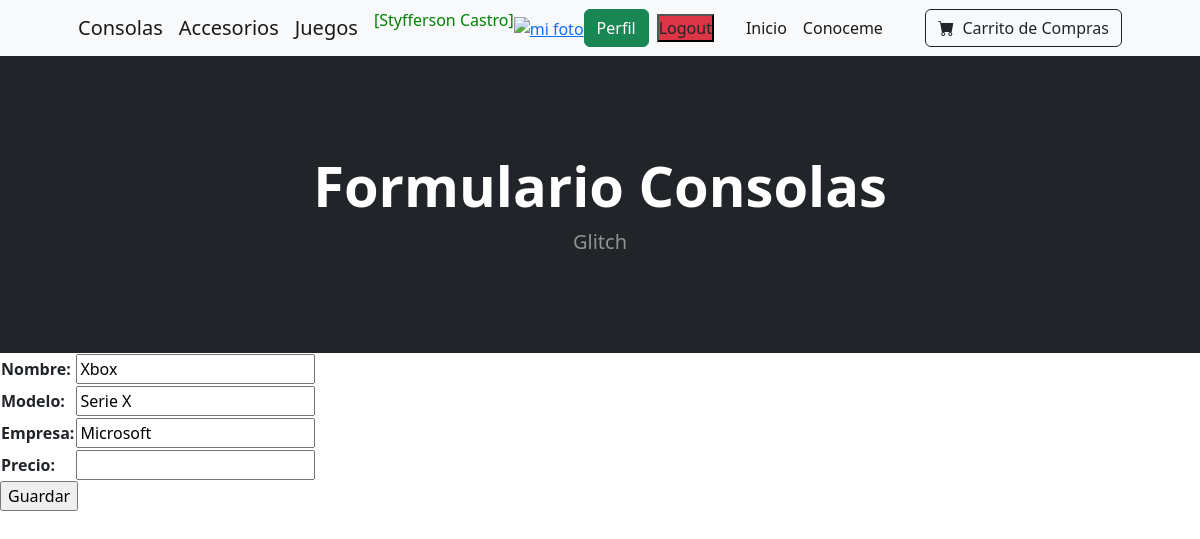
Screenshot of /consolaUpdate/1/ (signed in) with the database file from the repository.
### appgame/models.py (models this page shows, shortened)
class Consolas(models.Model):
    nombre = models.CharField(max_length=50)
    modelo = models.CharField(max_length=50)
    empresa = models.CharField(max_length=50)
    precio = models.IntegerField()
    class Meta:
        verbose_name = "Consala"
        verbose_name_plural = "Consolas"
        ordering = ["-nombre"]

### appgame/views.py (the view)
# urls.py: path('consolaUpdate/<id_consolas>/', consolaUpdate, name="consolaUpdate"),
@login_required
def consolaUpdate(request, id_consolas):
    consolas = Consolas.objects.get(id=id_consolas)
    if request.method == "POST":
        miForm = ConsolaForm(request.POST)
        if miForm.is_valid():
            consolas.nombre = miForm.cleaned_data.get("nombre")
            consolas.empresa = miForm.cleaned_data.get("empresa")
            consolas.modelo = miForm.cleaned_data.get("modelo")
            consolas.save()
            contexto = {"consolas": Consolas.objects.all() }
            return render(request, "appgame/consolas.html", contexto)
    else:
        miForm = ConsolaForm(initial={"nombre": consolas.nombre, "empresa": consolas.empresa, "modelo": consolas.modelo})
    return render(request, "appgame/consolaForm.html", {"form": miForm})

### appgame/forms.py
class ConsolaForm(forms.Form):
    nombre = forms.CharField(max_length=50, required=True)
    modelo = forms.CharField(max_length=50)
    empresa = forms.CharField(max_length=50)
    precio = forms.IntegerField()

### appgame/templates/appgame/consolaForm.html (shortened to what this page needs)
{% extends 'appgame/index.html' %}
{% block titulo %}
<h1 class="display-4 fw-bolder">Formulario Consolas</h1>
<p class="lead fw-normal text-white-50 mb-0">Glitch</p>
{% endblock titulo %}
{% block contenido %}
<form action="" method="post">
    <table>
        {{ form.as_table }}
    </table>
    <input type="submit" value="Guardar">
</form>
{% endblock contenido %}

### appgame/templates/appgame/index.html (shortened to what this page needs)
<!DOCTYPE html>
<html lang="en">
    <head>
        {% load static %}
        <link href="https://cdn.jsdelivr.net/npm/bootstrap-icons@1.5.0/font/bootstrap-icons.css" rel="stylesheet" />
        <link href="{% static 'css/styles.css' %}" rel="stylesheet" />
        <link rel="stylesheet" href="https://cdnjs.cloudflare.com/ajax/libs/font-awesome/6.4.0/css/all.min.css">
    </head>
    <body>
        <nav class="navbar navbar-expand-lg navbar-light bg-light">
            <div class="container px-4 px-lg-5">
            {% if user.is_authenticated %}
                <a class="navbar-brand" href="{% url 'consolas' %}">Consolas</a>
                <a class="navbar-brand" href="{% url 'accesorios' %}">Accesorios</a>
                <a class="navbar-brand" href="{% url 'juegos' %}">Juegos</a>
                <p style="color:green"> [{{user.first_name}} {{user.last_name}}]</p>
                <div class="text-center">
                    <a href="{% url 'agregar_avatar' %}"><img src="{{ request.session.avatar }}" height="40px" weight="40px" alt="mi foto"></a>
                </div>
                <a class="btn btn-success" href="{% url 'perfil' %}">Perfil</a>
                <form method="post" action="{% url 'logout' %}">
                    <button type="submit" class="nav-link bg-danger ms-2">Logout</button>
                </form>
            {% else %}
                <a class="btn btn-primary" href="{% url 'login' %}">Login</a>
                <a class="btn btn-success" href="{% url 'registro' %}">Registrate</a>
                <p style="color:green"> [{{user.first_name}} {{user.last_name}}]</p>
            {% endif %}
                <div class="collapse navbar-collapse" id="navbarSupportedContent">
                    <ul class="navbar-nav me-auto mb-2 mb-lg-0 ms-lg-4">
                        <li class="nav-item"><a class="nav-link active" aria-current="page" href="{% url 'home' %}">Inicio</a></li>
                        <li class="nav-item"><a class="nav-link active" aria-current="page" href="{% url 'acerca' %}">Conoceme</a></li>
                            </ul>
                    <form class="d-flex" method="get" action="{% url 'carrito' %}">
                        <button class="btn btn-outline-dark" type="submit">
                            <i class="bi-cart-fill me-1"></i>
                            Carrito de Compras
                        </button>
                    </form>
                </div>
            </div>
        </nav>
        <header class="bg-dark py-5">
            <div class="container px-4 px-lg-5 my-5">
                <div class="text-center text-white">
                    {% block titulo %}{% endblock titulo %}
                </div>
            </div>
        </header>
        {% block contenido %}{% endblock contenido %}
</html>

### rows the page displays
Consolas: nombre "Xbox", modelo "Serie X", empresa "Microsoft"

### other values shown
{{ user.first_name }} "Styfferson"
{{ user.last_name }} "Castro"
